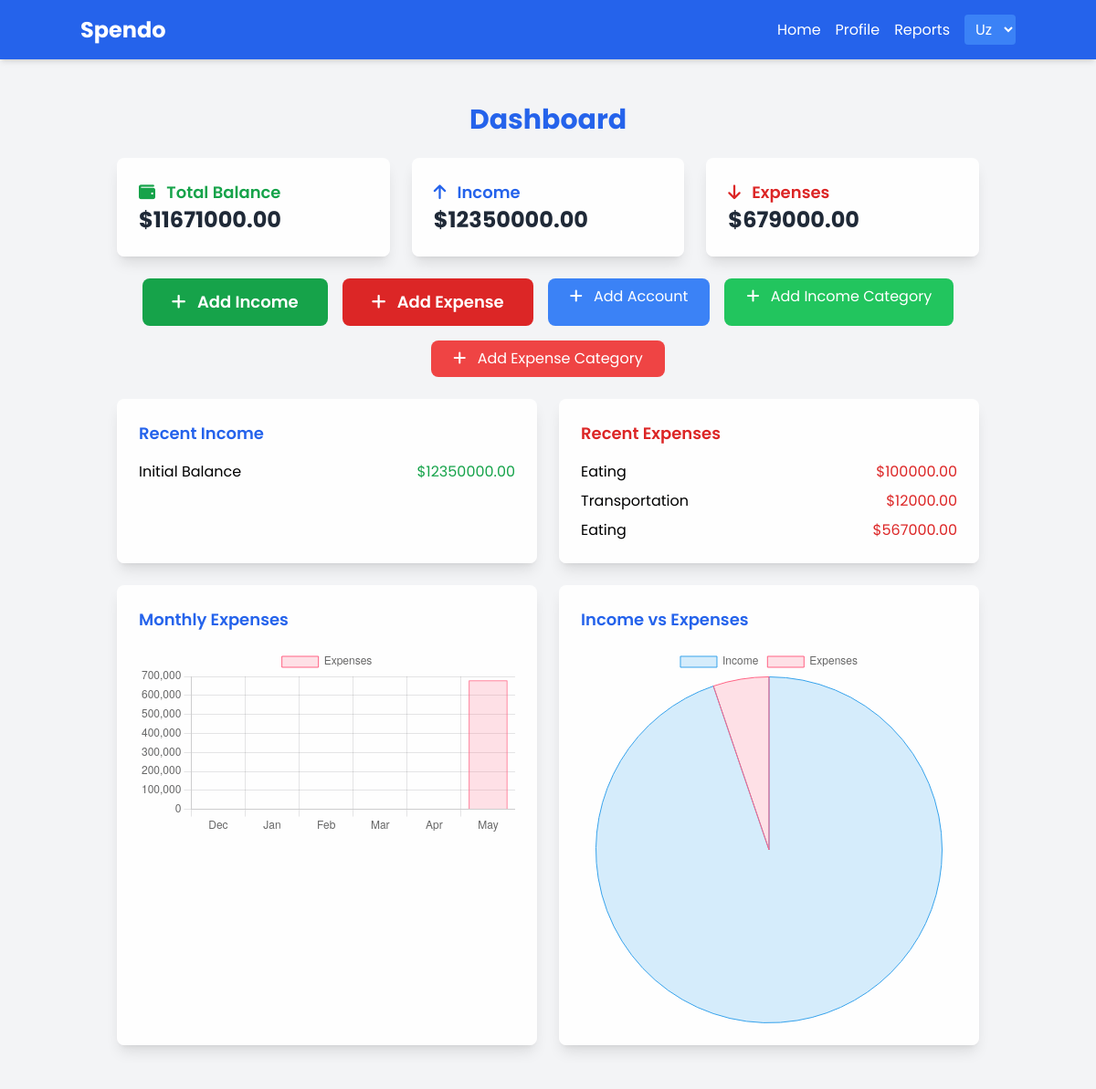
Page /en/ (signed in) on the committed database.
### tracker/models.py (models this page shows, shortened)
class Income(models.Model):
    amount = models.DecimalField(max_digits=10, decimal_places=2, default=0)
    user = models.ForeignKey('account.CustomUser', on_delete=models.CASCADE)
    account = models.ForeignKey(Account, on_delete=models.SET_NULL, null=True)
    type = models.CharField(max_length=100)
    created_at = models.DateTimeField(auto_now_add=True)
    category = models.ForeignKey(IncomeCategory, on_delete=models.CASCADE)

class IncomeCategory(models.Model):
    name = models.CharField(max_length=50)
    user = models.ForeignKey('account.CustomUser', on_delete=models.CASCADE)
    class Meta:
        verbose_name = 'incomecategory'
        verbose_name_plural = 'incomecategories'
    def __str__(self):
        return self.name

class Expense(models.Model):
    amount = models.DecimalField(max_digits=10, decimal_places=2, default=0)
    user = models.ForeignKey('account.CustomUser', on_delete=models.CASCADE)
    account = models.ForeignKey(Account, on_delete=models.SET_NULL, null=True)
    type = models.CharField(max_length=100)
    created_at = models.DateTimeField(auto_now_add=True)
    category = models.ForeignKey(ExpenseCategory, on_delete=models.CASCADE)

class ExpenseCategory(models.Model):
    name = models.CharField(max_length=50)
    user = models.ForeignKey('account.CustomUser', on_delete=models.CASCADE)
    class Meta:
        verbose_name = 'expensecategory'
        verbose_name_plural = 'expensecategories'
    def __str__(self):
        return self.name

### tracker/views.py (the view)
# urls.py: path('', DashboardView.as_view(), name='main'),
class DashboardView(LoginRequiredMixin, View):
    login_url = 'login'
    redirect_field_name = 'main'
    def get(self, request):
        context = get_context(request)
        return render(request, 'dashboard.html', context)

### templates/dashboard.html (shortened to what this page needs)
{% extends 'base.html' %}
{% load static %}
{% load i18n %}
{% block content %}
<div class="floating-coins fixed inset-0 -z-10"></div>
<div class="container mx-auto px-4 py-6 relative z-10">
    <h1 class="text-3xl font-bold text-blue-600 mb-6 text-center">{% trans "Dashboard" %}</h1>
    <div class="grid grid-cols-1 md:grid-cols-3 gap-6 mb-6">
        <div class="bg-white bg-opacity-90 p-6 rounded-lg shadow-lg hover:shadow-xl transition transform hover:-translate-y-1">
            <h2 class="text-lg font-semibold text-green-600"><i class="fas fa-wallet mr-2"></i> {% trans "Total Balance" %}</h2>
            <p class="text-2xl font-bold text-gray-800">${{ total_balance|floatformat:2 }}</p>
        </div>
        <div class="bg-white bg-opacity-90 p-6 rounded-lg shadow-lg hover:shadow-xl transition transform hover:-translate-y-1">
            <h2 class="text-lg font-semibold text-blue-600"><i class="fas fa-arrow-up mr-2"></i> {% trans "Income" %}</h2>
            <p class="text-2xl font-bold text-gray-800">${{ total_income|floatformat:2 }}</p>
        </div>
        <div class="bg-white bg-opacity-90 p-6 rounded-lg shadow-lg hover:shadow-xl transition transform hover:-translate-y-1">
            <h2 class="text-lg font-semibold text-red-600"><i class="fas fa-arrow-down mr-2"></i> {% trans "Expenses" %}</h2>
            <p class="text-2xl font-bold text-gray-800">${{ total_expense|floatformat:2 }}</p>
        </div>
    </div>
    <div class="flex flex-wrap justify-center gap-4 mb-6">
        <a href="{% url 'add_income_expense' %}?type=income" class="bg-green-600 text-white px-8 py-3 rounded-lg hover:bg-green-700 transition transform hover:scale-105 text-lg font-semibold">
            <i class="fas fa-plus mr-2"></i> {% trans "Add Income" %}
        </a>
        <a href="{% url 'add_income_expense' %}?type=expense" class="bg-red-600 text-white px-8 py-3 rounded-lg hover:bg-red-700 transition transform hover:scale-105 text-lg font-semibold">
            <i class="fas fa-plus mr-2"></i> {% trans "Add Expense" %}
        </a>
        <a href="{% url 'add-account' %}" class="bg-blue-500 text-white px-6 py-2 rounded-lg hover:bg-blue-600 transition transform hover:scale-105">
            <i class="fas fa-plus mr-2"></i> {% trans "Add Account" %}
        </a>
        <a href="{% url 'add_category' %}?type=income" class="bg-green-500 text-white px-6 py-2 rounded-lg hover:bg-green-600 transition transform hover:scale-105">
            <i class="fas fa-plus mr-2"></i> {% trans "Add Income Category" %}
        </a>
        <a href="{% url 'add_category' %}?type=expense" class="bg-red-500 text-white px-6 py-2 rounded-lg hover:bg-red-600 transition transform hover:scale-105">
            <i class="fas fa-plus mr-2"></i> {% trans "Add Expense Category" %}
        </a>
    </div>
    <div class="grid grid-cols-1 lg:grid-cols-2 gap-6 mb-6">
        <div class="bg-white bg-opacity-90 p-6 rounded-lg shadow-lg">
            <h2 class="text-lg font-semibold text-blue-600 mb-4">{% trans "Recent Income" %}</h2>
            <ul class="space-y-2">
                {% for inc in income %}
                <li class="flex justify-between">
                    <span>{{ inc.category }}</span>
                    <span class="text-green-600">${{ inc.amount|floatformat:2 }}</span>
                </li>
                {% empty %}
                <li class="text-gray-500">{% trans "No income recorded" %}</li>
                {% endfor %}
            </ul>
        </div>
        <div class="bg-white bg-opacity-90 p-6 rounded-lg shadow-lg">
            <h2 class="text-lg font-semibold text-red-600 mb-4">{% trans "Recent Expenses" %}</h2>
            <ul class="space-y-2">
                {% for exp in expense %}
                <li class="flex justify-between">
                    <span>{{ exp.category }}</span>
                    <span class="text-red-600">${{ exp.amount|floatformat:2 }}</span>
                </li>
                {% empty %}
                <li class="text-gray-500">{% trans "No expenses recorded" %}</li>
                {% endfor %}
            </ul>
        </div>
    </div>
    <div class="grid grid-cols-1 lg:grid-cols-2 gap-6">
        <div class="bg-white bg-opacity-90 p-6 rounded-lg shadow-lg">
            <h2 class="text-lg font-semibold text-blue-600 mb-4">{% trans "Monthly Expenses" %}</h2>
            <canvas id="expenseChart"></canvas>
        </div>
        <div class="bg-white bg-opacity-90 p-6 rounded-lg shadow-lg">
            <h2 class="text-lg font-semibold text-blue-600 mb-4">{% trans "Income vs Expenses" %}</h2>
            <canvas id="pieChart"></canvas>
        </div>
    </div>
</div>
<script>
document.addEventListener('DOMContentLoaded', () => {
    // Get expense data and pie labels
    const expenseDataRaw = JSON.parse(document.getElementById('expense-data').textContent);
    const pieLabelsData = JSON.parse(document.getElementById('pie-labels').textContent);
    // Define pie labels
    const pieLabels = [pieLabelsData.income_label, pieLabelsData.expenses_label];
    // Debug: Log the pie labels and data
    console.log('Pie Labels:', pieLabels);
    console.log('Pie Data:', [{{ total_income }}, {{ total_expense }}]);
    // Chart Data
    const expenseData = {
        labels: ['Dec', 'Jan', 'Feb', 'Mar', 'Apr', 'May'],
        datasets: [{
            label: '{% trans "Expenses" %}',
            data: expenseDataRaw,
            backgroundColor: 'rgba(255, 99, 132, 0.2)',
            borderColor: 'rgba(255, 99, 132, 1)',
            borderWidth: 1
        }]
    };
    const pieData = {
        labels: pieLabels,
        datasets: [{
            data: [{{ total_income }}, {{ total_expense }}],
            backgroundColor: [
                'rgba(54, 162, 235, 0.2)', // Blue for Income
                'rgba(255, 99, 132, 0.2)'  // Red for Expenses
            ],
            borderColor: [
                'rgba(54, 162, 235, 1)',   // Blue border for Income
                'rgba(255, 99, 132, 1)'    // Red border for Expenses
            ],
            borderWidth: 1
        }]
    };
    // Expense Chart
    new Chart(document.getElementById('expenseChart'), {
        type: 'bar',
        data: expenseData,
        options: {
            scales: {
                y: {
                    beginAtZero: true
                }
            }
        }
    });
    // Pie Chart
    new Chart(document.getElementById('pieChart'), {
        type: 'pie',
        data: pieData,
        options: {
            responsive: true,
            plugins: {
                legend: {
                    position: 'top'
                }
            }
        }
    });
});
</script>
{% endblock %}

### static/css/style.css (style rules this page uses)
.floating-coins { position: absolute; top: 0; left: 0; width: 100%; height: 100%; overflow: hidden; z-index: -1; }
.floating-coins::before, .floating-coins::after, .floating-coins > span { content: '$'; position: absolute; font-size: 24px; color: #FFD700; opacity: 0.5; animation: float 10s infinite linear; }
.floating-coins::before { left: 10%; animation-delay: 0s; }
.floating-coins::after { left: 50%; animation-delay: 3s; }
.font-poppins { font-family: 'Poppins', sans-serif; }

### rows in the picture
Income: category "Initial Balance", amount "12350000.00"
Expense: category "Eating", amount "100000.00"
Expense: category "Transportation", amount "12000.00"
Expense: category "Eating", amount "567000.00"

### other values in the picture
{{ total_balance|floatformat:2 }} "11671000.00"
{{ total_income|floatformat:2 }} "12350000.00"
{{ total_expense|floatformat:2 }} "679000.00"
chart data {{ total_income }} 12350000.0
chart data {{ total_expense }} 679000.0
